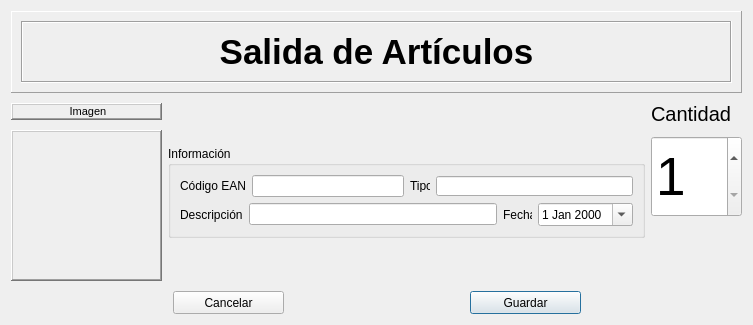
<?xml version="1.0" encoding="UTF-8"?>
<ui version="4.0">
 <class>DialogSalidaArticulo</class>
 <widget class="QDialog" name="DialogSalidaArticulo">
  <property name="geometry">
   <rect>
    <x>0</x>
    <y>0</y>
    <width>753</width>
    <height>325</height>
   </rect>
  </property>
  <property name="windowTitle">
   <string>Form</string>
  </property>
  <layout class="QGridLayout" name="gridLayout_5">
   <item row="0" column="0">
    <layout class="QGridLayout" name="gridLayout_4">
     <item row="0" column="0">
      <layout class="QVBoxLayout" name="verticalLayout">
       <item>
        <widget class="QFrame" name="frame">
         <property name="sizePolicy">
          <sizepolicy hsizetype="Preferred" vsizetype="Fixed">
           <horstretch>0</horstretch>
           <verstretch>0</verstretch>
          </sizepolicy>
         </property>
         <property name="minimumSize">
          <size>
           <width>0</width>
           <height>82</height>
          </size>
         </property>
         <property name="maximumSize">
          <size>
           <width>16777215</width>
           <height>82</height>
          </size>
         </property>
         <property name="frameShape">
          <enum>QFrame::Panel</enum>
         </property>
         <property name="frameShadow">
          <enum>QFrame::Raised</enum>
         </property>
         <layout class="QGridLayout" name="gridLayout">
          <item row="0" column="0">
           <widget class="QFrame" name="frame_2">
            <property name="frameShape">
             <enum>QFrame::Box</enum>
            </property>
            <property name="frameShadow">
             <enum>QFrame::Sunken</enum>
            </property>
            <layout class="QGridLayout" name="gridLayout_3">
             <item row="0" column="0">
              <widget class="QLabel" name="label">
               <property name="text">
                <string>&lt;!DOCTYPE HTML PUBLIC &quot;-//W3C//DTD HTML 4.0//EN&quot; &quot;http://www.w3.org/TR/REC-html40/strict.dtd&quot;&gt;
&lt;html&gt;&lt;head&gt;&lt;meta name=&quot;qrichtext&quot; content=&quot;1&quot; /&gt;&lt;style type=&quot;text/css&quot;&gt;
p, li { white-space: pre-wrap; }
&lt;/style&gt;&lt;/head&gt;&lt;body style=&quot; font-family:'MS Shell Dlg 2'; font-size:8.25pt; font-weight:400; font-style:normal;&quot;&gt;
&lt;p align=&quot;center&quot; style=&quot; margin-top:0px; margin-bottom:0px; margin-left:0px; margin-right:0px; -qt-block-indent:0; text-indent:0px;&quot;&gt;&lt;span style=&quot; font-size:26pt; font-weight:600;&quot;&gt;Salida de Artículos&lt;/span&gt;&lt;/p&gt;&lt;/body&gt;&lt;/html&gt;</string>
               </property>
              </widget>
             </item>
            </layout>
           </widget>
          </item>
         </layout>
        </widget>
       </item>
      </layout>
     </item>
     <item row="1" column="0">
      <layout class="QVBoxLayout" name="verticalLayout_7">
       <item>
        <layout class="QHBoxLayout" name="horizontalLayout_7">
         <item>
          <layout class="QHBoxLayout" name="horizontalLayout_4">
           <item>
            <layout class="QVBoxLayout" name="verticalLayout_2">
             <item>
              <widget class="QLabel" name="label_6">
               <property name="sizePolicy">
                <sizepolicy hsizetype="Fixed" vsizetype="Fixed">
                 <horstretch>0</horstretch>
                 <verstretch>0</verstretch>
                </sizepolicy>
               </property>
               <property name="minimumSize">
                <size>
                 <width>151</width>
                 <height>17</height>
                </size>
               </property>
               <property name="maximumSize">
                <size>
                 <width>151</width>
                 <height>17</height>
                </size>
               </property>
               <property name="frameShape">
                <enum>QFrame::WinPanel</enum>
               </property>
               <property name="frameShadow">
                <enum>QFrame::Raised</enum>
               </property>
               <property name="text">
                <string>&lt;!DOCTYPE HTML PUBLIC &quot;-//W3C//DTD HTML 4.0//EN&quot; &quot;http://www.w3.org/TR/REC-html40/strict.dtd&quot;&gt;
&lt;html&gt;&lt;head&gt;&lt;meta name=&quot;qrichtext&quot; content=&quot;1&quot; /&gt;&lt;style type=&quot;text/css&quot;&gt;
p, li { white-space: pre-wrap; }
&lt;/style&gt;&lt;/head&gt;&lt;body style=&quot; font-family:'MS Shell Dlg 2'; font-size:8.25pt; font-weight:400; font-style:normal;&quot;&gt;
&lt;p align=&quot;center&quot; style=&quot; margin-top:0px; margin-bottom:0px; margin-left:0px; margin-right:0px; -qt-block-indent:0; text-indent:0px;&quot;&gt;&lt;span style=&quot; font-size:8pt;&quot;&gt;Imagen&lt;/span&gt;&lt;/p&gt;&lt;/body&gt;&lt;/html&gt;</string>
               </property>
              </widget>
             </item>
             <item>
              <widget class="QLabel" name="lbImagen">
               <property name="sizePolicy">
                <sizepolicy hsizetype="Fixed" vsizetype="Fixed">
                 <horstretch>0</horstretch>
                 <verstretch>0</verstretch>
                </sizepolicy>
               </property>
               <property name="minimumSize">
                <size>
                 <width>151</width>
                 <height>151</height>
                </size>
               </property>
               <property name="maximumSize">
                <size>
                 <width>151</width>
                 <height>151</height>
                </size>
               </property>
               <property name="frameShape">
                <enum>QFrame::WinPanel</enum>
               </property>
               <property name="frameShadow">
                <enum>QFrame::Raised</enum>
               </property>
               <property name="text">
                <string/>
               </property>
               <property name="textFormat">
                <enum>Qt::AutoText</enum>
               </property>
              </widget>
             </item>
            </layout>
           </item>
           <item>
            <layout class="QVBoxLayout" name="verticalLayout_5">
             <item>
              <spacer name="verticalSpacer">
               <property name="orientation">
                <enum>Qt::Vertical</enum>
               </property>
               <property name="sizeHint" stdset="0">
                <size>
                 <width>20</width>
                 <height>17</height>
                </size>
               </property>
              </spacer>
             </item>
             <item>
              <widget class="QGroupBox" name="groupBox">
               <property name="title">
                <string>Información</string>
               </property>
               <layout class="QGridLayout" name="gridLayout_2">
                <item row="0" column="0">
                 <layout class="QVBoxLayout" name="verticalLayout_3">
                  <item>
                   <layout class="QHBoxLayout" name="horizontalLayout_2">
                    <item>
                     <layout class="QHBoxLayout" name="horizontalLayout_5">
                      <item>
                       <widget class="QLabel" name="label_8">
                        <property name="text">
                         <string>Código EAN</string>
                        </property>
                       </widget>
                      </item>
                      <item>
                       <widget class="QLineEdit" name="leCodEAN">
                        <property name="maxLength">
                         <number>20</number>
                        </property>
                       </widget>
                      </item>
                     </layout>
                    </item>
                    <item>
                     <layout class="QHBoxLayout" name="horizontalLayout">
                      <item>
                       <widget class="QLabel" name="label_2">
                        <property name="sizePolicy">
                         <sizepolicy hsizetype="Fixed" vsizetype="Fixed">
                          <horstretch>0</horstretch>
                          <verstretch>0</verstretch>
                         </sizepolicy>
                        </property>
                        <property name="minimumSize">
                         <size>
                          <width>20</width>
                          <height>13</height>
                         </size>
                        </property>
                        <property name="maximumSize">
                         <size>
                          <width>20</width>
                          <height>13</height>
                         </size>
                        </property>
                        <property name="text">
                         <string>Tipo</string>
                        </property>
                       </widget>
                      </item>
                      <item>
                       <widget class="QLineEdit" name="leTipo">
                        <property name="minimumSize">
                         <size>
                          <width>0</width>
                          <height>20</height>
                         </size>
                        </property>
                        <property name="maximumSize">
                         <size>
                          <width>16777215</width>
                          <height>20</height>
                         </size>
                        </property>
                        <property name="maxLength">
                         <number>50</number>
                        </property>
                       </widget>
                      </item>
                     </layout>
                    </item>
                   </layout>
                  </item>
                  <item>
                   <layout class="QHBoxLayout" name="horizontalLayout_8">
                    <item>
                     <layout class="QHBoxLayout" name="horizontalLayout_6">
                      <item>
                       <widget class="QLabel" name="label_9">
                        <property name="text">
                         <string>Descripción</string>
                        </property>
                       </widget>
                      </item>
                      <item>
                       <widget class="QLineEdit" name="leDescripcion">
                        <property name="maxLength">
                         <number>200</number>
                        </property>
                       </widget>
                      </item>
                     </layout>
                    </item>
                    <item>
                     <layout class="QHBoxLayout" name="horizontalLayout_3">
                      <item>
                       <widget class="QLabel" name="label_4">
                        <property name="sizePolicy">
                         <sizepolicy hsizetype="Fixed" vsizetype="Fixed">
                          <horstretch>0</horstretch>
                          <verstretch>0</verstretch>
                         </sizepolicy>
                        </property>
                        <property name="minimumSize">
                         <size>
                          <width>29</width>
                          <height>13</height>
                         </size>
                        </property>
                        <property name="maximumSize">
                         <size>
                          <width>29</width>
                          <height>13</height>
                         </size>
                        </property>
                        <property name="text">
                         <string>Fecha</string>
                        </property>
                       </widget>
                      </item>
                      <item>
                       <widget class="QDateEdit" name="deFecha">
                        <property name="calendarPopup">
                         <bool>true</bool>
                        </property>
                       </widget>
                      </item>
                     </layout>
                    </item>
                   </layout>
                  </item>
                 </layout>
                </item>
               </layout>
              </widget>
             </item>
             <item>
              <spacer name="verticalSpacer_2">
               <property name="orientation">
                <enum>Qt::Vertical</enum>
               </property>
               <property name="sizeHint" stdset="0">
                <size>
                 <width>20</width>
                 <height>13</height>
                </size>
               </property>
              </spacer>
             </item>
            </layout>
           </item>
          </layout>
         </item>
         <item>
          <layout class="QVBoxLayout" name="verticalLayout_6">
           <item>
            <layout class="QVBoxLayout" name="verticalLayout_4">
             <item>
              <widget class="QLabel" name="label_3">
               <property name="sizePolicy">
                <sizepolicy hsizetype="Fixed" vsizetype="Fixed">
                 <horstretch>0</horstretch>
                 <verstretch>0</verstretch>
                </sizepolicy>
               </property>
               <property name="minimumSize">
                <size>
                 <width>79</width>
                 <height>31</height>
                </size>
               </property>
               <property name="maximumSize">
                <size>
                 <width>79</width>
                 <height>31</height>
                </size>
               </property>
               <property name="font">
                <font>
                 <pointsize>15</pointsize>
                </font>
               </property>
               <property name="text">
                <string>&lt;!DOCTYPE HTML PUBLIC &quot;-//W3C//DTD HTML 4.0//EN&quot; &quot;http://www.w3.org/TR/REC-html40/strict.dtd&quot;&gt;
&lt;html&gt;&lt;head&gt;&lt;meta name=&quot;qrichtext&quot; content=&quot;1&quot; /&gt;&lt;style type=&quot;text/css&quot;&gt;
p, li { white-space: pre-wrap; }
&lt;/style&gt;&lt;/head&gt;&lt;body style=&quot; font-family:'MS Shell Dlg 2'; font-size:15pt; font-weight:400; font-style:normal;&quot;&gt;
&lt;p align=&quot;center&quot; style=&quot; margin-top:0px; margin-bottom:0px; margin-left:0px; margin-right:0px; -qt-block-indent:0; text-indent:0px;&quot;&gt;Cantidad&lt;/p&gt;&lt;/body&gt;&lt;/html&gt;</string>
               </property>
              </widget>
             </item>
             <item>
              <widget class="QSpinBox" name="sbCantidad">
               <property name="sizePolicy">
                <sizepolicy hsizetype="Fixed" vsizetype="Fixed">
                 <horstretch>0</horstretch>
                 <verstretch>0</verstretch>
                </sizepolicy>
               </property>
               <property name="minimumSize">
                <size>
                 <width>91</width>
                 <height>81</height>
                </size>
               </property>
               <property name="maximumSize">
                <size>
                 <width>91</width>
                 <height>81</height>
                </size>
               </property>
               <property name="font">
                <font>
                 <pointsize>40</pointsize>
                </font>
               </property>
               <property name="minimum">
                <number>1</number>
               </property>
               <property name="maximum">
                <number>1000000000</number>
               </property>
               <property name="value">
                <number>1</number>
               </property>
              </widget>
             </item>
            </layout>
           </item>
           <item>
            <spacer name="verticalSpacer_3">
             <property name="orientation">
              <enum>Qt::Vertical</enum>
             </property>
             <property name="sizeHint" stdset="0">
              <size>
               <width>20</width>
               <height>18</height>
              </size>
             </property>
            </spacer>
           </item>
          </layout>
         </item>
        </layout>
       </item>
       <item>
        <layout class="QHBoxLayout" name="horizontalLayout_11">
         <item>
          <spacer name="horizontalSpacer_4">
           <property name="orientation">
            <enum>Qt::Horizontal</enum>
           </property>
           <property name="sizeHint" stdset="0">
            <size>
             <width>40</width>
             <height>20</height>
            </size>
           </property>
          </spacer>
         </item>
         <item>
          <layout class="QHBoxLayout" name="horizontalLayout_10">
           <item>
            <widget class="QPushButton" name="pbCancelar">
             <property name="sizePolicy">
              <sizepolicy hsizetype="Fixed" vsizetype="Fixed">
               <horstretch>0</horstretch>
               <verstretch>0</verstretch>
              </sizepolicy>
             </property>
             <property name="minimumSize">
              <size>
               <width>111</width>
               <height>23</height>
              </size>
             </property>
             <property name="maximumSize">
              <size>
               <width>111</width>
               <height>23</height>
              </size>
             </property>
             <property name="text">
              <string>Cancelar</string>
             </property>
            </widget>
           </item>
           <item>
            <spacer name="horizontalSpacer_3">
             <property name="orientation">
              <enum>Qt::Horizontal</enum>
             </property>
             <property name="sizeHint" stdset="0">
              <size>
               <width>180</width>
               <height>20</height>
              </size>
             </property>
            </spacer>
           </item>
           <item>
            <widget class="QPushButton" name="pbGuardar">
             <property name="sizePolicy">
              <sizepolicy hsizetype="Fixed" vsizetype="Fixed">
               <horstretch>0</horstretch>
               <verstretch>0</verstretch>
              </sizepolicy>
             </property>
             <property name="minimumSize">
              <size>
               <width>111</width>
               <height>23</height>
              </size>
             </property>
             <property name="maximumSize">
              <size>
               <width>111</width>
               <height>23</height>
              </size>
             </property>
             <property name="text">
              <string>Guardar</string>
             </property>
             <property name="default">
              <bool>true</bool>
             </property>
            </widget>
           </item>
          </layout>
         </item>
         <item>
          <spacer name="horizontalSpacer_5">
           <property name="orientation">
            <enum>Qt::Horizontal</enum>
           </property>
           <property name="sizeHint" stdset="0">
            <size>
             <width>40</width>
             <height>20</height>
            </size>
           </property>
          </spacer>
         </item>
        </layout>
       </item>
      </layout>
     </item>
    </layout>
   </item>
  </layout>
 </widget>
 <tabstops>
  <tabstop>leCodEAN</tabstop>
  <tabstop>leTipo</tabstop>
  <tabstop>sbCantidad</tabstop>
  <tabstop>leDescripcion</tabstop>
  <tabstop>deFecha</tabstop>
  <tabstop>pbCancelar</tabstop>
  <tabstop>pbGuardar</tabstop>
 </tabstops>
 <resources/>
 <connections/>
</ui>
